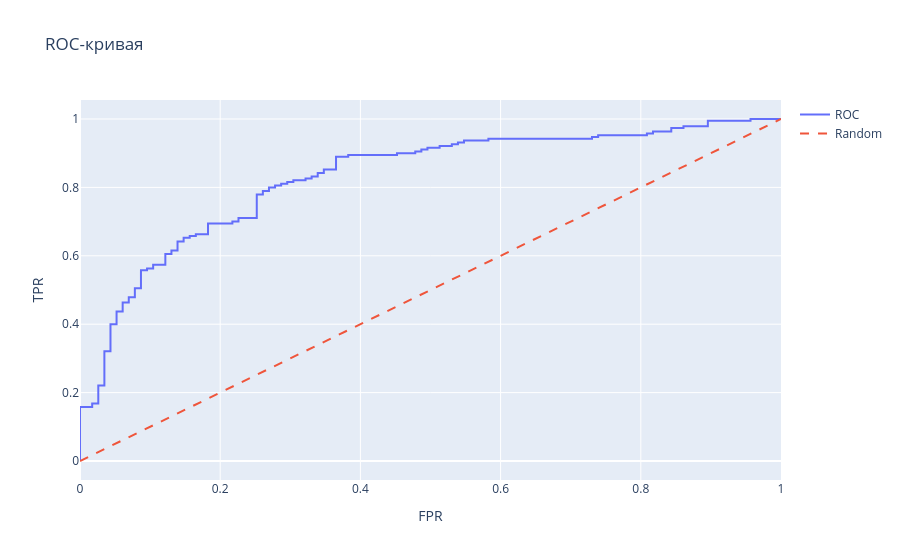

Write notebook code for a chart like this one.
### Code cell
# ROC-кривая
fpr, tpr, _ = roc_curve(y_test, y_proba)
fig_roc = go.Figure()
fig_roc.add_trace(go.Scatter(x=fpr, y=tpr, mode='lines', name='ROC'))
fig_roc.add_trace(go.Scatter(x=[0,1], y=[0,1], mode='lines', name='Random', line=dict(dash='dash')))
fig_roc.update_layout(title='ROC-кривая', xaxis_title='FPR', yaxis_title='TPR')
fig_roc.show()
